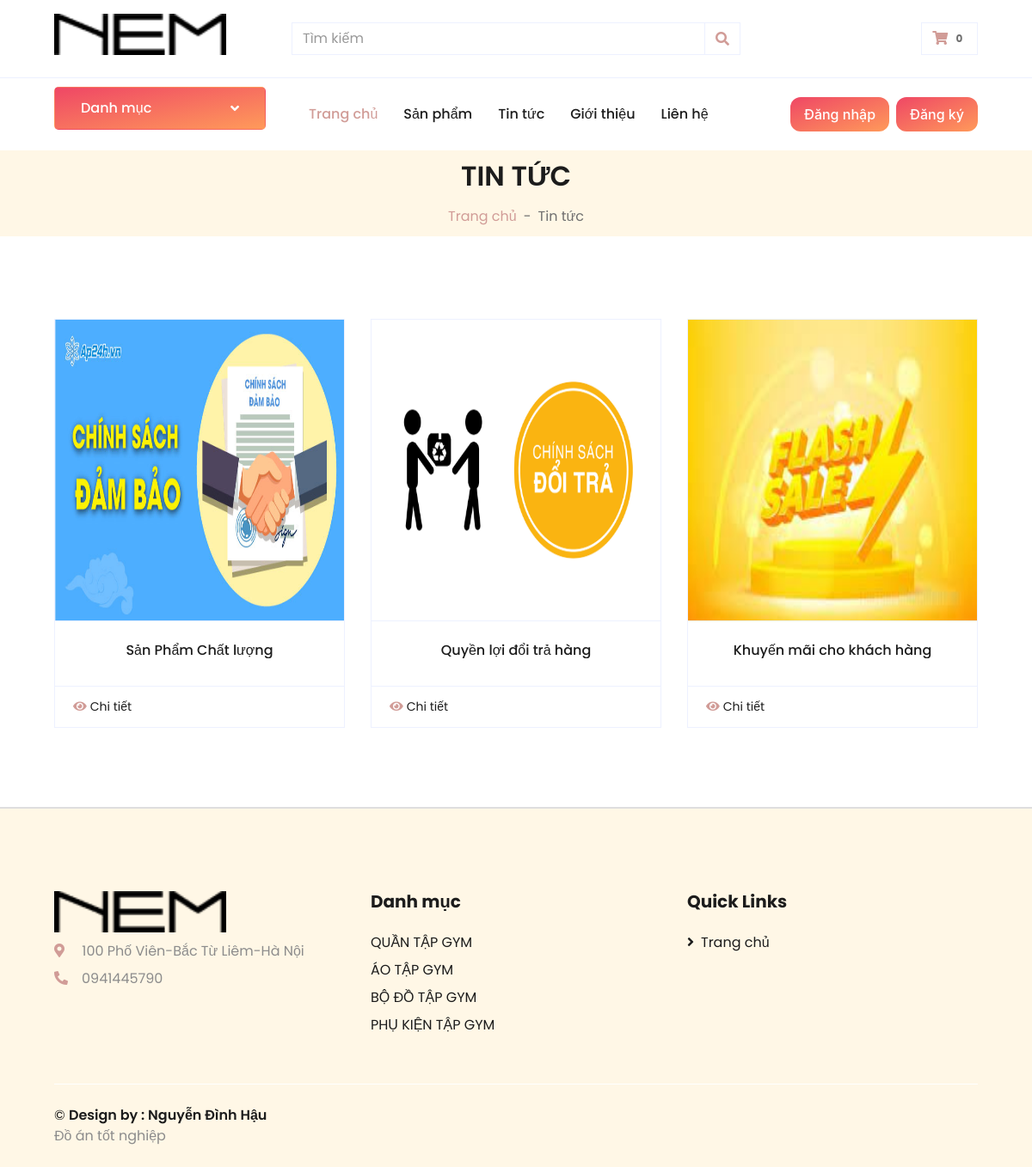
Screenshot of /blog.php with the database file from the repository.
### tables this page shows
CREATE TABLE `tintuc` (
  `tieude` varchar(255) DEFAULT NULL,
  `noidung` text,
  `hinhanh` varchar(255) DEFAULT NULL,
  `created_at` timestamp NULL DEFAULT CURRENT_TIMESTAMP,
  `updated_at` timestamp NULL DEFAULT CURRENT_TIMESTAMP,
  `slug` varchar(255) DEFAULT NULL,
  `id` int(11) NOT NULL,
  `Menu_id` varchar(255) NOT NULL
);

CREATE TABLE `danhmuc` (
  `tendanhmuc` varchar(255) DEFAULT NULL,
  `slug` varchar(255) DEFAULT NULL,
  `hinhanh` varchar(255) DEFAULT NULL,
  `danhmuccha_id` int(11) DEFAULT NULL,
  `created_at` timestamp NULL DEFAULT CURRENT_TIMESTAMP,
  `updated_at` timestamp NULL DEFAULT CURRENT_TIMESTAMP,
  `id` int(11) NOT NULL
);

### libraries/Function.php (called while the page is built, shortened)
                   <?php
   function base_url()
   {
      return $url  = "http://localhost:8000/";
        return 'http://'.$_SERVER["SERVER_NAME"].'/';
   }
?>

### libraries/Input.php (called while the page is built, shortened)
<?php
class Input
{
	public static function get($item)
	{
		return '';
	}
}

### autoload/autoload.php (called while the page is built, shortened)
<?php
    require_once __DIR__ . "/../libraries/Database.php";
    require_once __DIR__ . "/../libraries/Function.php";
    require_once __DIR__ . "/../libraries/Input.php";
    $db = new Database();
    $danhmuc = $db->fetchAll('danhmuc');
    $tongsanphamgiohang = 0;
?>

### libraries/Database.php (called while the page is built, shortened)
<?php
    class Database
    {
        public $link;
        public function __construct()
        {
            $this->link = mysqli_connect("127.0.0.1","root","","doantotnghiep","3306") or die ("Errors Connect DB");
            mysqli_set_charset($this->link,"utf8");
        }
         public function fetchAll($table)
        {
            $sql = "SELECT * FROM {$table} WHERE 1" ;
            $result = mysqli_query($this->link,$sql) or die("Lỗi Truy Vấn fetchAll " .mysqli_error($this->link));
            $data = [];
            if( $result)
            {
                while ($num = mysqli_fetch_assoc($result))
                {
                    $data[] = $num;
                }
            }
            return $data;
        }
        public  function fetchJone($table,$sql ,$page = 0,$row ,$pagi = false )
        {
            $data = [];
            if ($pagi == true )
            {
                $total = $this->totalSql($sql);
                $sotrang = ceil($total / $row);
                $start = ($page - 1 ) * $row ;
                $sql .= " LIMIT $start,$row";
                $data = [ "page" => $sotrang];
                $result = mysqli_query($this->link,$sql) or die("Lỗi truy vấn fetchJone ---- " .mysqli_error($this->link));
            }
            else
            {
                $result = mysqli_query($this->link,$sql) or die("Lỗi truy vấn fetchJone ---- " .mysqli_error($this->link));
            }
            if( $result)
            {
                while ($num = mysqli_fetch_assoc($result))
                {
                    $data[] = $num;
                }
            }
            return $data;
        }
        public function totalSql($sql)
        {
            $result = mysqli_query($this->link  , $sql);
            $count  = mysqli_num_rows($result);
            return $count;
        }
    }
?>

### blog.php (the view, shortened to what this page needs)
<?php
    require_once __DIR__ . "/autoload/autoload.php";
    if(isset($_GET['page']))
    {
        $p = $_GET['page'];
    }
    else
    {
        $p = 1;
    }
    $sql = " SELECT tintuc.*, menu.tenmenu as tenmenu FROM tintuc
         LEFT JOIN menu ON menu.id = tintuc.menu_id
         WHERE  tintuc.slug != 'gioi-thieu' ORDER BY id DESC";
    $tintuc = $db->fetchJone("tintuc",$sql,$page = $p,6,true);
    if(isset($tintuc['page']))
    {
        unset($tintuc['page']);
    }
?>
<!DOCTYPE html>
<html lang="en">
<?php require_once __DIR__ . "/include/head.php";  ?>
<body>
<?php require_once __DIR__ . "/include/top.php";  ?>
<div class="container-fluid">
    <div class="row border-top px-xl-5">
        <div class="col-lg-3 d-none d-lg-block">
            <a class="btn shadow-none d-flex align-items-center justify-content-between bg-primary text-white w-100 danh-muc" data-toggle="collapse" href="#navbar-vertical" style="height: 65px; margin-top: -1px; padding: 0 30px;">
                <h6 class="m-0">Danh mục</h6>
                <i class="fa fa-angle-down text-dark"></i>
            </a>
        </div>
        <div class="col-lg-9">
            <?php require_once __DIR__ . "/include/nav.php";  ?>
        </div>
    </div>
</div>
<div class="container-fluid bg-secondary mb-5">
    <div class="d-flex flex-column align-items-center justify-content-center" style="min-height: 100px">
        <h2 class="font-weight-semi-bold text-uppercase mb-3">Tin Tức</h1>
        <div class="d-inline-flex">
            <p class="m-0"><a href="<?php echo base_url() ?>">Trang chủ</a></p>
            <p class="m-0 px-2">-</p>
            <p class="m-0">Tin tức</p>
        </div>
    </div>
</div>
<div class="container-fluid pt-5">
    <div class="row px-xl-5">
        <div class="col-lg-12 col-md-12">
            <div class="row pb-3">
                <?php foreach($tintuc as $item) :?>
                    <div class="col-lg-4 col-md-6 col-sm-12 pb-1">
                        <div class="card product-item border-0 mb-4">
                            <div class="card-header product-img position-relative overflow-hidden bg-transparent border p-0">
                                <img class="img-fluid w-100" style="height: 350px;" src="<?php echo base_url() ?>public/uploads/post/<?php echo $item['hinhanh'] ?>" alt="">
                            </div>
                            <div class="card-body border-left border-right text-center p-0 pt-4 pb-3">
                                <h6 class="text-truncate mb-3"><?php echo $item['tieude'] ?></h6>
                            </div>
                            <div class="card-footer d-flex justify-content-between bg-light border">
                                <a href="/blog-detail.php?id=<?php echo $item['id'] ?>--<?php echo $item['slug'] ?>" class="btn btn-sm text-dark p-0"><i class="fas fa-eye text-primary mr-1"></i>Chi tiết</a>
                            </div>
                        </div>
                    </div>
                <?php endforeach; ?>
            </div>
        </div>
    </div>
</div>
<?php  require_once __DIR__ . "/include/footer.php"; ?>
</body>
</html>

### include/head.php (shortened to what this page needs)
<head>
    <link href="https://cdnjs.cloudflare.com/ajax/libs/font-awesome/5.10.0/css/all.min.css" rel="stylesheet">
    <link href="<?php echo base_url() ?>/public/frontend/lib/owlcarousel/assets/owl.carousel.min.css" rel="stylesheet">
    <link href="<?php echo base_url() ?>/public/frontend/css/style.css" rel="stylesheet">
</head>

### include/top.php (shortened to what this page needs)
<div class="container-fluid">
        <div class="row align-items-center py-3 px-xl-5">
            <div class="col-lg-3 d-none d-lg-block">
                <a href="<?= base_url() ?>" class="text-decoration-none">
                    <img src="<?= base_url() ?>public/logo.png" alt="" style="width: 200px;margin-bottom: 10px;">
                </a>
            </div>
            <div class="col-lg-6 col-6 text-left">
                <form action="/shop.php">
                    <div class="input-group">
                        <input type="text" class="form-control" name="k" value="<?= \libraries\Url\Input::get('k') ?>" placeholder="Tìm kiếm">
                        <div class="input-group-append">
                            <span class="input-group-text bg-transparent text-primary">
                                <i class="fa fa-search"></i>
                            </span>
                        </div>
                    </div>
                </form>
            </div>
            <div class="col-lg-3 col-6 text-right">
                <a href="<?= base_url() ?>danh-sach-gio-hang.php" class="btn border">
                    <i class="fas fa-shopping-cart text-primary"></i>
                    <span class="badge"><?php echo $tongsanphamgiohang ?></span>
                </a>
            </div>
        </div>
    </div>

### include/nav.php (shortened to what this page needs)
<nav class="navbar navbar-expand-lg bg-light navbar-light py-3 py-lg-0 px-0  test-huhu">
    <div class="collapse navbar-collapse justify-content-between" id="navbarCollapse">
        <div class="navbar-nav mr-auto py-0">
            <a href="<?= base_url() ?>" class="nav-item nav-link active nav-menu-text">Trang chủ</a>
            <a href="/shop.php" class="nav-item nav-link nav-menu-text">Sản phẩm</a>
            <a href="/blog.php" class="nav-item nav-link nav-menu-text">Tin tức</a>
            <a href="/gioi-thieu.php" class="nav-item nav-link nav-menu-text">Giới thiệu</a>
            <a href="/lien-he.php" class="nav-item nav-link nav-menu-text">Liên hệ</a>
        </div>
        <div class="navbar-nav ml-auto py-0">
            <?php if(isset($_SESSION['auth_name'])) :?>
                <a href="/quan-ly-don-hang.php" style="color: red">
                    <i class="fa fa-share-square-o"></i> Xin chào <?php echo $_SESSION['auth_name'] ?>
                </a>
                <a href="thoat.php"><i class="fa fa-share-square-o"></i> Thoát </a>
            <?php else :?>
                <a href="<?= base_url() ?>login.php" class="my-button" style="color: #fff; margin-right: 8px">Đăng nhập</a>
                <a href="<?= base_url() ?>dang-ky.php" class=" my-button" style="color: #fff">Đăng ký</a>
            <?php endif ; ?>
        </div>
    </div>
</nav>

### include/footer.php (shortened to what this page needs)
<div class="container-fluid bg-secondary text-dark mt-5 pt-5 footer-master" >
        <div class="row px-xl-5 pt-5">
            <div class="col-lg-4 col-md-12 mb-5 pr-3 pr-xl-5">
                <a href="" class="text-decoration-none">
                    <img src="<?= base_url() ?>/public/logo.png" alt="" style="width: 200px;margin-bottom: 10px;">
                </a>
                <p class="mb-2"><i class="fa fa-map-marker-alt text-primary mr-3"></i> 100 Phố Viên-Bắc Từ Liêm-Hà Nội</p>
                <p class="mb-0"><i class="fa fa-phone-alt text-primary mr-3"></i>0941445790</p>
            </div>
            <div class="col-lg-8 col-md-12">
                <div class="row">
                    <div class="col-md-6 mb-5">
                        <h5 class="font-weight-bold text-dark mb-4">Danh mục</h5>
                        <div class="d-flex flex-column justify-content-start">
                        <?php foreach($danhmuc ?? [] as $item) :?>
                            <a href="/danh-muc-san-pham.php?id=<?php echo $item['id'];?>&&slug=<?php echo $item['slug'] ?>" class="text-dark mb-2"><?= $item['tendanhmuc'] ?></a>
                        <?php endforeach ; ?>
                        </div>
                    </div>
                    <div class="col-md-6 mb-5">
                        <h5 class="font-weight-bold text-dark mb-4">Quick Links</h5>
                        <div class="d-flex flex-column justify-content-start">
                            <a class="text-dark mb-2" href="<?= base_url() ?>"><i class="fa fa-angle-right mr-2"></i>Trang chủ</a>
                        </div>
                    </div>
                </div>
            </div>
        </div>
        <div class="row border-top border-light mx-xl-5 py-4">
            <div class="col-md-6 px-xl-0">
                <p class="mb-md-0 text-center text-md-left text-dark">
                    &copy; <a class="text-dark font-weight-semi-bold" href="https://www.facebook.com/nguyenhau230699/">Design by :  Nguyễn Đình Hậu </a><br>
                     <a href="#" target="_blank">Đồ án tốt nghiệp</a>
                </p>
            </div>
            <div class="col-md-6 px-xl-0 text-center text-md-right">
            </div>
        </div>
    </div>

### include/head.php (style rules this page uses)
h6.m-0, .fa.fa-angle-down.text-dark { color: white !important; }
.navbar-nav .nav-link { display: block; font-size: 15px; padding-left: 0; margin: 10px 0; margin-left: 10px; color: #4c4c4c; }

### include/footer.php (style rules this page uses)
.footer-master { border-top: 2px solid #dedede; background: #f0f; padding-top :1px; }
.footer-master p, .footer-master a { color: #8c8c8c; }

### rows the page displays
tintuc: hinhanh (picture), tieude "Sản Phẩm Chất lượng"
tintuc: hinhanh (picture), tieude "Quyền lợi đổi trả hàng"
tintuc: hinhanh (picture), tieude "Khuyến mãi cho khách hàng"
danhmuc: tendanhmuc "QUẦN TẬP GYM"
danhmuc: tendanhmuc "ÁO TẬP GYM"
danhmuc: tendanhmuc "BỘ ĐỒ TẬP GYM"
danhmuc: tendanhmuc "PHỤ KIỆN TẬP GYM"

### other values shown
$tongsanphamgiohang "0"
